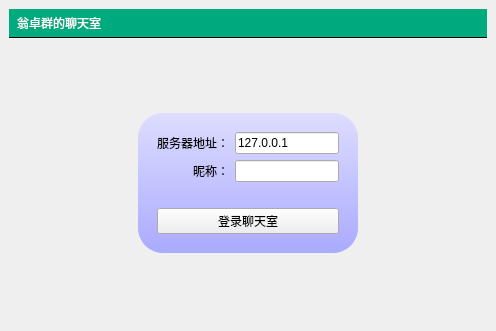
<?xml version="1.0" encoding="UTF-8"?>
<ui version="4.0">
 <class>MainWindow</class>
 <widget class="QMainWindow" name="MainWindow">
  <property name="geometry">
   <rect>
    <x>0</x>
    <y>0</y>
    <width>496</width>
    <height>331</height>
   </rect>
  </property>
  <property name="windowTitle">
   <string>聊天室客户端</string>
  </property>
  <property name="styleSheet">
   <string notr="true">#titleLabel{
background:white;
font:24pt&quot;黑体&quot;;
border:none;
border-bottom:1px solid black;
padding:5px;
color:rgb(255,255,255);
background-color:rgba(0,170,127,255);
}

#loginFrame{
background:qlineargradient(x1:0,y1:0,x2:0,y2:1,stop:0#ddf,stop:1#aaf);
boder:1px solid gray;
padding:10px;
border-radius:25px;
}</string>
  </property>
  <widget class="QWidget" name="centralwidget">
   <layout class="QVBoxLayout" name="verticalLayout">
    <item>
     <widget class="QLabel" name="titleLabel">
      <property name="styleSheet">
       <string notr="true"/>
      </property>
      <property name="text">
       <string>翁卓群的聊天室</string>
      </property>
     </widget>
    </item>
    <item>
     <widget class="QStackedWidget" name="stackedWidget">
      <property name="currentIndex">
       <number>1</number>
      </property>
      <widget class="QWidget" name="chatPage">
       <layout class="QVBoxLayout" name="verticalLayout_4">
        <item>
         <layout class="QHBoxLayout" name="horizontalLayout">
          <item>
           <widget class="QTextEdit" name="roomTextEdit"/>
          </item>
          <item>
           <widget class="QListWidget" name="userlistWidget">
            <property name="maximumSize">
             <size>
              <width>100</width>
              <height>16777215</height>
             </size>
            </property>
           </widget>
          </item>
         </layout>
        </item>
        <item>
         <layout class="QHBoxLayout" name="horizontalLayout_2">
          <item>
           <widget class="QLineEdit" name="sayLineEdit"/>
          </item>
          <item>
           <widget class="QPushButton" name="sayButton">
            <property name="text">
             <string>发送</string>
            </property>
           </widget>
          </item>
          <item>
           <widget class="QPushButton" name="logoutButton">
            <property name="text">
             <string>退出</string>
            </property>
           </widget>
          </item>
         </layout>
        </item>
       </layout>
      </widget>
      <widget class="QWidget" name="loginPage">
       <layout class="QGridLayout" name="gridLayout_2">
        <item row="0" column="1">
         <spacer name="verticalSpacer_2">
          <property name="orientation">
           <enum>Qt::Orientation::Vertical</enum>
          </property>
          <property name="sizeHint" stdset="0">
           <size>
            <width>20</width>
            <height>65</height>
           </size>
          </property>
         </spacer>
        </item>
        <item row="1" column="0">
         <spacer name="horizontalSpacer">
          <property name="orientation">
           <enum>Qt::Orientation::Horizontal</enum>
          </property>
          <property name="sizeHint" stdset="0">
           <size>
            <width>125</width>
            <height>20</height>
           </size>
          </property>
         </spacer>
        </item>
        <item row="1" column="1">
         <widget class="QFrame" name="loginFrame">
          <property name="styleSheet">
           <string notr="true"/>
          </property>
          <property name="frameShape">
           <enum>QFrame::Shape::StyledPanel</enum>
          </property>
          <property name="frameShadow">
           <enum>QFrame::Shadow::Raised</enum>
          </property>
          <layout class="QVBoxLayout" name="verticalLayout_3">
           <item>
            <layout class="QVBoxLayout" name="verticalLayout_2">
             <item>
              <layout class="QGridLayout" name="gridLayout">
               <item row="0" column="0">
                <widget class="QLabel" name="label_2">
                 <property name="text">
                  <string>服务器地址：</string>
                 </property>
                </widget>
               </item>
               <item row="0" column="1">
                <widget class="QLineEdit" name="serverEdit">
                 <property name="text">
                  <string>127.0.0.1</string>
                 </property>
                </widget>
               </item>
               <item row="1" column="0">
                <widget class="QLabel" name="label_3">
                 <property name="text">
                  <string>昵称：</string>
                 </property>
                 <property name="alignment">
                  <set>Qt::AlignmentFlag::AlignRight|Qt::AlignmentFlag::AlignTrailing|Qt::AlignmentFlag::AlignVCenter</set>
                 </property>
                </widget>
               </item>
               <item row="1" column="1">
                <widget class="QLineEdit" name="usernameEdit"/>
               </item>
              </layout>
             </item>
             <item>
              <spacer name="verticalSpacer">
               <property name="orientation">
                <enum>Qt::Orientation::Vertical</enum>
               </property>
               <property name="sizeType">
                <enum>QSizePolicy::Policy::Fixed</enum>
               </property>
               <property name="sizeHint" stdset="0">
                <size>
                 <width>20</width>
                 <height>20</height>
                </size>
               </property>
              </spacer>
             </item>
             <item>
              <widget class="QPushButton" name="loginButton">
               <property name="text">
                <string>登录聊天室</string>
               </property>
              </widget>
             </item>
            </layout>
           </item>
          </layout>
         </widget>
        </item>
        <item row="1" column="2">
         <spacer name="horizontalSpacer_2">
          <property name="orientation">
           <enum>Qt::Orientation::Horizontal</enum>
          </property>
          <property name="sizeHint" stdset="0">
           <size>
            <width>125</width>
            <height>20</height>
           </size>
          </property>
         </spacer>
        </item>
        <item row="2" column="1">
         <spacer name="verticalSpacer_3">
          <property name="orientation">
           <enum>Qt::Orientation::Vertical</enum>
          </property>
          <property name="sizeHint" stdset="0">
           <size>
            <width>20</width>
            <height>65</height>
           </size>
          </property>
         </spacer>
        </item>
       </layout>
      </widget>
     </widget>
    </item>
   </layout>
  </widget>
 </widget>
 <resources/>
 <connections/>
</ui>
